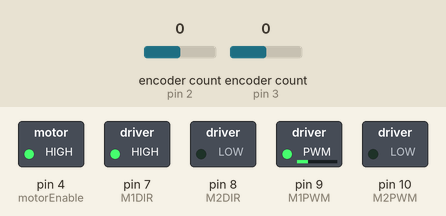
Simulated run of this sketch. Board: Arduino Uno, built with avr-gcc and run on an emulated ATmega328P. On the bench: switched loads named in the sketch (green lamp = pin HIGH). Inputs (shaded band) come from the test bench; at power-on: encoder count (sensors on pin 2, pin 3) 0. What the sketch prints to the serial monitor is not drawn.

Above: at 0.2 s.
Timing chart, 0 to 1.7 s (numbered marks = the images above):
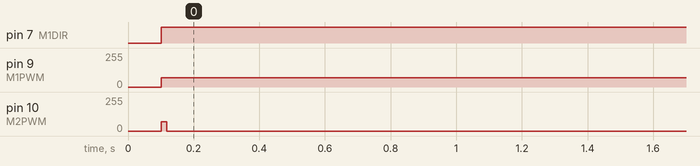

The sketch:

Demo2ArdFSMold.ino
```cpp
#include <Wire.h>
#include <Encoder.h>

// pin connections encoderL(A,B) encoderR(C,D), motor1, and motor2
const int encoderPinA = 2;   // CLK encoder 1
const int encoderPinB = 5;   // DAT pin

const int encoderPinC = 3;   // CLK encoder 2
const int encoderPinD = 6;   // DAT

const int motorEnable = 4;   // Tri-state di sable both motor chanels when LOW (enable)
const int M1DIR = 7;         // Motor polarity 1 (direction)
const int M1PWM = 9;         // Motor volt 1 "speed"
const int M2DIR = 8;         // Motor polarity 1 (direction)
const int M2PWM = 10;

// setup encoder class to be used
Encoder encoderL(encoderPinA, encoderPinB);
Encoder encoderR(encoderPinC, encoderPinD);


typedef enum State {
  IDLE,
  SCAN,
  ADJUST,
  MOVE,
  STOP,
  PAUSE
};

State currentState;

float angleError = 0; // Angle error, (-) value means marker is to left, (+) means marker to right
float distanceError = 0; // Distance error in centimeters, (+) error is distance to marker, - error should not happen


float motorPosition_degL = 0.0;           // current position of motor in degrees
float motorPosition_degR = 0.0;           // current position of motor in degrees
const int maxSpeed = 70;

#define FOLLOWER_ADDRESS 0x04
byte data[32]; // buffer to store i2c message into

typedef union I2C_Packet_t {
  byte floatArrayNums[4];
  float floatNum;
};

void setup() {

  currentState = IDLE;
  Wire.begin(FOLLOWER_ADDRESS);
  Wire.onReceive(receiveData);

  // assign digital motor pins as outputs
  // note, encoder pins do not need to be set since the encoder.h library handles this
  pinMode(motorEnable, OUTPUT);
  pinMode(M1DIR, OUTPUT);
  pinMode(M1PWM, OUTPUT);
  pinMode(M2DIR, OUTPUT);
  pinMode(M2PWM, OUTPUT);

  digitalWrite(motorEnable, 1);

  // Set baud rate
  Serial.begin(115200);

  delay(100);

  Serial.println("init...");

  currentState = SCAN;
}

int loops = 0;

void loop() {
  // put your main code here, to run repeatedly:


  if (loops >= 20) {
      currentState = IDLE;
    }


  switch(currentState) {
    case IDLE:
    analogWrite(M2PWM, 0);
    analogWrite(M2PWM, 0);


    break;
    case SCAN:

    const int maxSpeed = 70;

    // PD controller variables
    const float Kp = 1.8;                       // proportional control
    const float Kd = 20.0;                      //derivative control ms*PWM/degree
    int updateFrequency = 100;               // 0.1 seconds per update
    const int counts_per_rotation = 3200;    // the motor I took home was 3,200 but it should be 1,600 counts?
    unsigned long int previousMillis = 0;    // use to determine delta_t

    //PI Forward
    float errorF = 0.0;                       // in deg
    float previousErrorF = 0.0;
    int PI_pwmOutF = 0;                       // PWM control 0-255

    //Angle Correction
    float errorA = 0.0;                       // in deg
    float previousErrorA = 0.0;
    int PI_pwmOutA = 0;                       // PWM control 0-255

    const float endThresh = 5.0;  // allowable angular difference from set point allowed

    // reset motor position vals
    const float wheelCmm = (3.14159*7.6)/360;
    float forwardSetPosition_deg = 0.0;

    const float rotationConst = 4.85;
    float angleSetPosition_deg = 360.0;

    motorPosition_degL = 0.0;           // current position of motor in degrees
    motorPosition_degR = 0.0;           // current position of motor in degrees

    int count = 0;

    // Typically would loop the following, but leaving it open to keep it dynamic
    // so that it doesnt get stuck doing something

    int delta_t = (millis() - previousMillis);  // time since last PI controller execution
    // set previous millis to wait 0.1 seconds for next PI control loop

    // Control motor every 0.1 seconds to move as necessary
    if (delta_t >= updateFrequency) {
      previousMillis = millis();
      float fullRotation = 360.0;  // make calculations easier below

      // read current encoder position and convert to deg
      int encoderReadingL = encoderL.read();
      int encoderReadingR = -1 * encoderR.read();
      motorPosition_degL = ((float) encoderReadingL * fullRotation) / (float) counts_per_rotation;
      motorPosition_degR = ((float) encoderReadingR * fullRotation) / (float) counts_per_rotation;

      //-----------FORWARD------------------
      //calculate error
      previousErrorF = errorF;
      errorF = forwardSetPosition_deg - (motorPosition_degL + motorPosition_degR);

      // calculate derivative error and determine PWM output to motor
      float errorDxF = (errorF - previousErrorF) / (float) delta_t;
      PI_pwmOutF = (Kp * errorF) + (Kd * errorDxF);  // PWM value to control motor speed

      //----------ANGLE-----------------
      //calculate error
      previousErrorA = errorA;
      errorA = angleSetPosition_deg - (motorPosition_degL - motorPosition_degR);

      // calculate derivative error and determine PWM output to motor
      float errorDxA = (errorA - previousErrorA) / (float) delta_t;
      PI_pwmOutA = (Kp * errorA) + (Kd * errorDxA);  // PWM value to control motor speed


      //--------WRITING------------
      int M2Out = PI_pwmOutF - PI_pwmOutA;
      int M1Out = PI_pwmOutF + PI_pwmOutA;

      if (M2Out > 0) {
        digitalWrite(M2DIR, HIGH);
      } else {
        digitalWrite(M2DIR, LOW);
      }

      if (M1Out > 0) {
        digitalWrite(M1DIR, HIGH);
      } else {
        digitalWrite(M1DIR, LOW);
      }

      //Write Motors
      analogWrite(M2PWM, constrain(abs(M2Out), 0, maxSpeed));
      analogWrite(M1PWM, constrain(abs(M1Out), 0, maxSpeed));

      if ((errorA < endThresh)) {
        count++;
      }
      loops++;
    } // end if

    encoderL.write(0);
    encoderR.write(0);


      break;
    case ADJUST:

      currentState = PAUSE;
    break;
    case MOVE:

      currentState = PAUSE;
    break;
    case STOP:

    break;
    case PAUSE:

    break;
  }
}

void receiveData(int byteCount) {
  int i = 0; //counter of num bytes recieved
  while(Wire.available()) { //continuously grab data
    data[i] = Wire.read();
    i++; //i iterates up to num bytes recieved
  }
  int offset = data[0];
  switch(offset) {
    case 0:
      currentState = PAUSE;
    break;
    case 1:
      currentState = SCAN;
    break;
    case 2:
      //update angle error, figure out typdef union stuff
          {
      I2C_Packet_t pack;
      pack.floatArrayNums[0] = data[1];
      pack.floatArrayNums[1] = data[2];
      pack.floatArrayNums[2] = data[3];
      pack.floatArrayNums[3] = data[4];
      angleError = pack.floatNum;
    }
    break;
    case 3:
      {
      I2C_Packet_t pack;
      pack.floatArrayNums[0] = data[1];
      pack.floatArrayNums[1] = data[2];
      pack.floatArrayNums[2] = data[3];
      pack.floatArrayNums[3] = data[4];
      distanceError = pack.floatNum;
    }
    //update distance error
    break;
    case 4:
      currentState = ADJUST; //angle error fix
    break;
    case 5:
      currentState = MOVE; // distance error fix
    break;
    case 6:
      currentState = STOP; // execution finished
    break;

  }
}
```

Measured:
- by itself, pin 7 (M1DIR): LOW → HIGH at 0.10 s
- by itself, pin 9 (M1PWM): 0/255 → 70/255 at 0.10 s
- by itself, pin 10 (M2PWM): 0/255 → 70/255 at 0.10 s, → 0/255 0.02 s later
